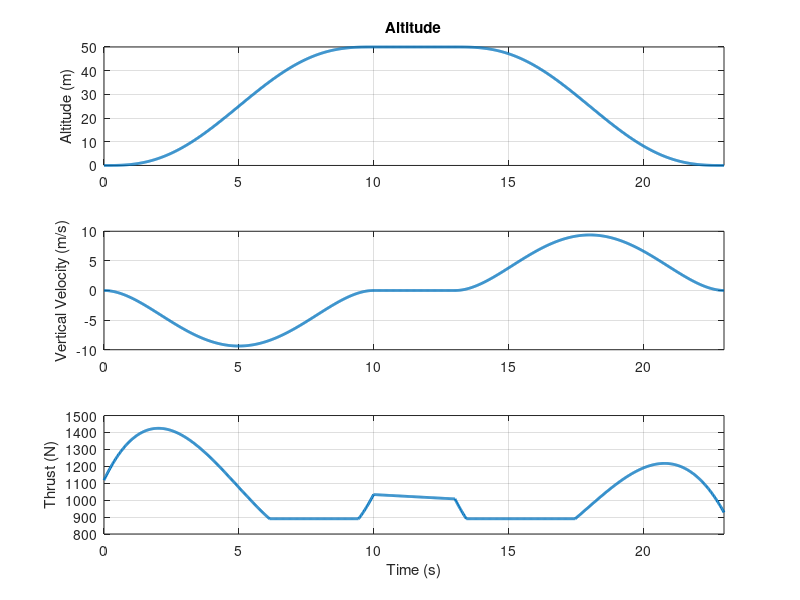
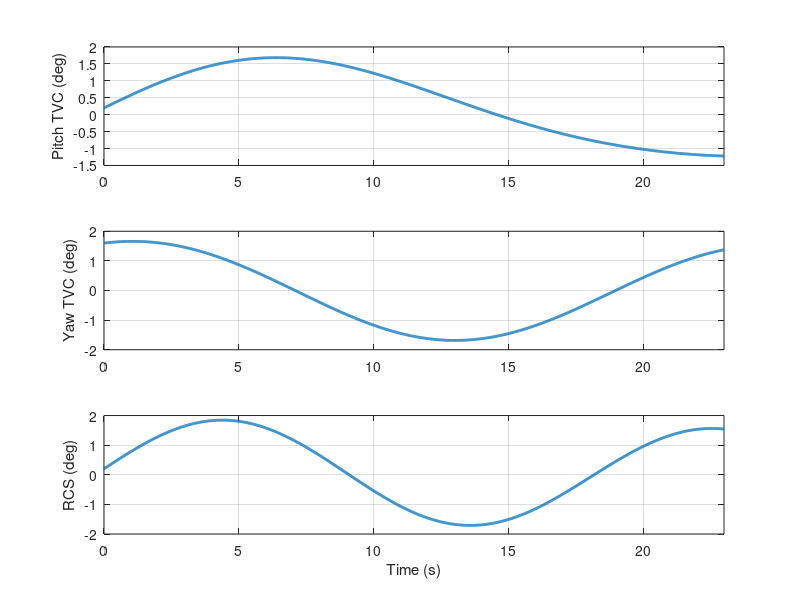
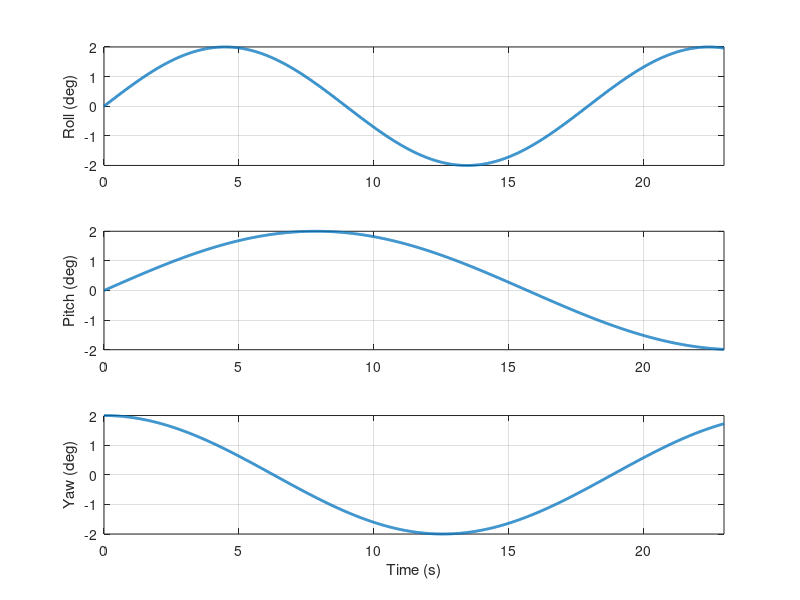
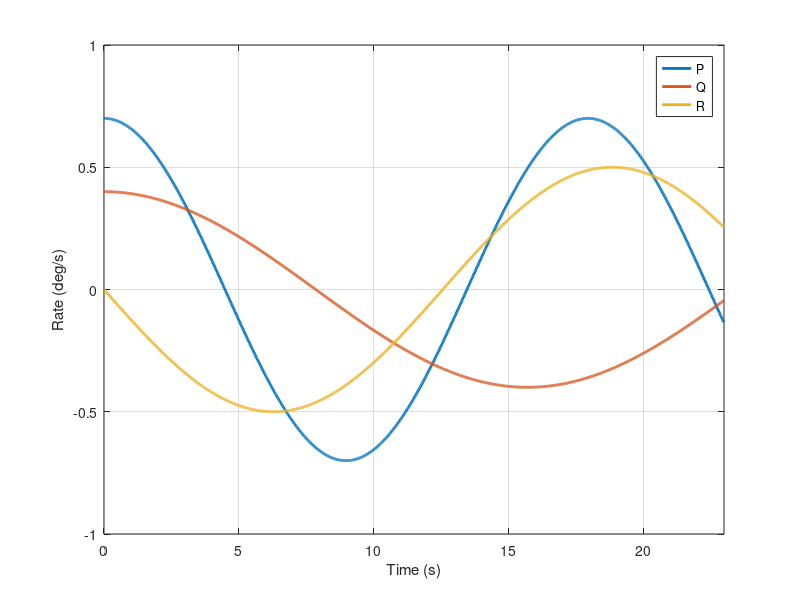

Write MATLAB code to recreate these figures, in order.
function [Trajectory,unom,tgrid,m_profile,I_profile] = Trajectory3()

close all

%% VEHICLE PARAMETERS

m0 = 114;
mf = 94;
g  = 9.81;

Tmin = 890;
Tmax = 2400;

h_target = 50;

t_ascend  = 10;
t_hover   = 3;
t_descend = 10;

dt = 0.02;

%% TIME GRID

t1 = 0:dt:t_ascend;
t2 = t1(end)+dt:dt:t1(end)+t_hover;
t3 = t2(end)+dt:dt:t2(end)+t_descend;

tgrid = [t1 t2 t3]';
N = length(tgrid);

tf = tgrid(end);

%% MASS PROFILE

m_profile = m0 - (m0-mf)*(tgrid/tf);

%% INERTIA PROFILE

Ix0 = 1;
Iy0 = 40;
Iz0 = 40;

I_profile = zeros(3,3,N);

for i=1:N
    scale = m_profile(i)/m0;
    I_profile(:,:,i) = diag([Ix0 Iy0 Iz0])*scale;
end

%% MINIMUM JERK ALTITUDE

z  = zeros(N,1);
vz = zeros(N,1);
az = zeros(N,1);

% Ascent
for i = 1:length(t1)
    s = t1(i)/t_ascend;
    z(i)  = h_target*(10*s^3 - 15*s^4 + 6*s^5);
    vz(i) = h_target*(30*s^2 - 60*s^3 + 30*s^4)/t_ascend;
    az(i) = h_target*(60*s - 180*s^2 + 120*s^3)/t_ascend^2;
end

k = length(t1);

% Hover
for i = 1:length(t2)
    idx = k+i;
    z(idx)  = h_target;
    vz(idx) = 0;
    az(idx) = 0;
end

k = length(t1) + length(t2);

% Descent
for i = 1:length(t3)
    idx = k+i;
    s = (t3(i)-t3(1))/t_descend;
    z(idx)  = h_target*(1-(10*s^3-15*s^4+6*s^5));
    vz(idx) = -h_target*(30*s^2-60*s^3+30*s^4)/t_descend;
    az(idx) = -h_target*(60*s-180*s^2+120*s^3)/t_descend^2;
end

%% THRUST PROFILE (MASS DEPENDENT)
T = m_profile .* (g + az);
T = min(max(T,Tmin),Tmax);

%% ATTITUDE EXCITATION (aligned with controls)
roll_amp  = deg2rad(2);  % roll small for RCS
pitch_amp = deg2rad(2);  % pitch small for pitch TVC
yaw_amp   = deg2rad(2);  % yaw small for yaw TVC

roll  = roll_amp*sin(0.35*tgrid);   % RCS aligned with roll
pitch = pitch_amp*sin(0.20*tgrid);  % pitch TVC
yaw   = yaw_amp*cos(0.25*tgrid);    % yaw TVC

dt_grid = tgrid(2)-tgrid(1);
P = gradient(roll,dt_grid);
Q = gradient(pitch,dt_grid);
R = gradient(yaw,dt_grid);

%% QUATERNIONS
q = zeros(N,4);

for i = 1:N
    phi = roll(i);
    theta = pitch(i);
    psi = yaw(i);

    cy = cos(psi/2);
    sy = sin(psi/2);
    cp = cos(theta/2);
    sp = sin(theta/2);
    cr = cos(phi/2);
    sr = sin(phi/2);

    q(i,:) = [
        cr*cp*cy + sr*sp*sy
        sr*cp*cy - cr*sp*sy
        cr*sp*cy + sr*cp*sy
        cr*cp*sy - sr*sp*cy];
end

%% POSITION
A_lat = 0.01;  % m
f_lat = 0.1;   % rad/s
X = A_lat*sin(f_lat*tgrid);
Y = A_lat*cos(f_lat*tgrid);
Z = -z;
Vx = zeros(N,1);
Vy = zeros(N,1);
Vz = -vz;

%% CONTROL INPUTS (mostly aligned, but with small cross-coupling)
delta_p = 0.8*pitch + 0.1*yaw + 0.1*roll;  % pitch TVC
delta_y = 0.8*yaw   + 0.1*pitch + 0.1*roll; % yaw TVC
F_rcs   = 0.8*roll  + 0.1*pitch + 0.1*yaw;  % RCS

%% OUTPUT ARRAYS
Trajectory = [
    X Y Z ...
    Vx Vy Vz ...
    P Q R ...
    q];

unom = [
    T ...
    delta_p ...
    delta_y ...
    F_rcs];

%% ======================== PLOTS ========================

tf = tgrid(end);

% 1) Altitude / Velocity / Thrust
figure('Name','Vertical Motion')
subplot(3,1,1)
plot(tgrid,-Z,'LineWidth',2)
ylabel('Altitude (m)'); title('Altitude'); grid on; xlim([0 tf])
subplot(3,1,2)
plot(tgrid,Vz,'LineWidth',2)
ylabel('Vertical Velocity (m/s)'); grid on; xlim([0 tf])
subplot(3,1,3)
plot(tgrid,T,'LineWidth',2)
ylabel('Thrust (N)'); xlabel('Time (s)'); grid on; xlim([0 tf])

% 2) Control Inputs
figure('Name','Control Inputs')
subplot(3,1,1)
plot(tgrid,rad2deg(delta_p),'LineWidth',2)
ylabel('Pitch TVC (deg)'); grid on; xlim([0 tf])
subplot(3,1,2)
plot(tgrid,rad2deg(delta_y),'LineWidth',2)
ylabel('Yaw TVC (deg)'); grid on; xlim([0 tf])
subplot(3,1,3)
plot(tgrid,rad2deg(F_rcs),'LineWidth',2)
ylabel('RCS (deg)'); xlabel('Time (s)'); grid on; xlim([0 tf])

% 3) Attitude
figure('Name','Attitude')
subplot(3,1,1)
plot(tgrid,rad2deg(roll),'LineWidth',2)
ylabel('Roll (deg)'); grid on; xlim([0 tf])
subplot(3,1,2)
plot(tgrid,rad2deg(pitch),'LineWidth',2)
ylabel('Pitch (deg)'); grid on; xlim([0 tf])
subplot(3,1,3)
plot(tgrid,rad2deg(yaw),'LineWidth',2)
ylabel('Yaw (deg)'); xlabel('Time (s)'); grid on; xlim([0 tf])

% 4) Body Rates
figure('Name','Body Rates')
plot(tgrid,[P Q R]*180/pi,'LineWidth',2)
xlabel('Time (s)'); ylabel('Rate (deg/s)')
legend('P','Q','R'); grid on; xlim([0 tf])

% 5) Mass Profile
figure('Name','Mass Profile')
plot(tgrid,m_profile,'LineWidth',2)
xlabel('Time (s)'); ylabel('Mass (kg)'); grid on; xlim([0 tf])

% 6) 3D Trajectory
figure('Name','3D Trajectory')
plot3(X,Y,-Z,'LineWidth',2)
xlabel('X (m)'); ylabel('Y (m)'); zlabel('Altitude (m)')
title('Rocket Flight Path'); grid on; view(35,25)

end
